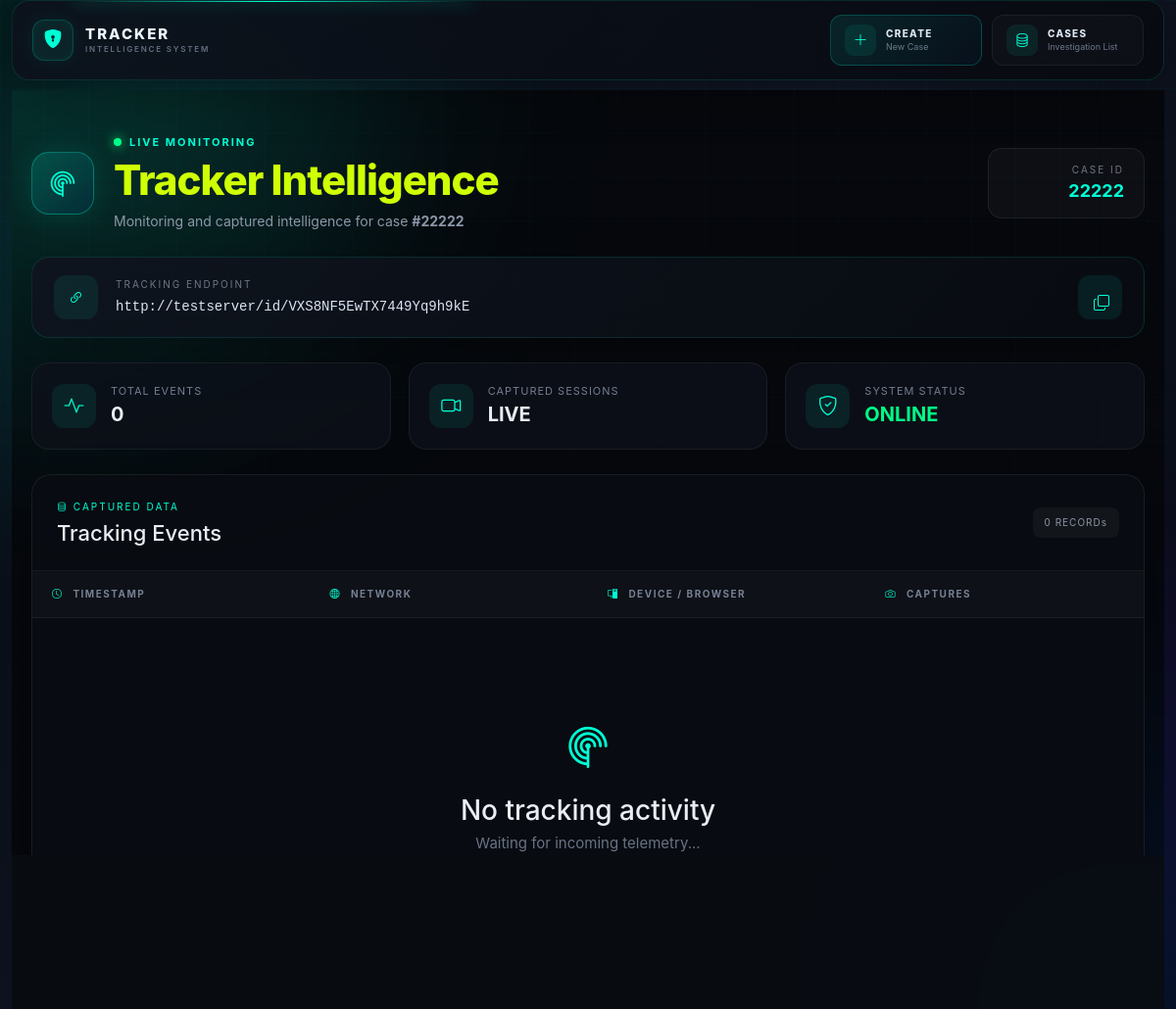
Before: /show/6/ (signed in) with the older database file.
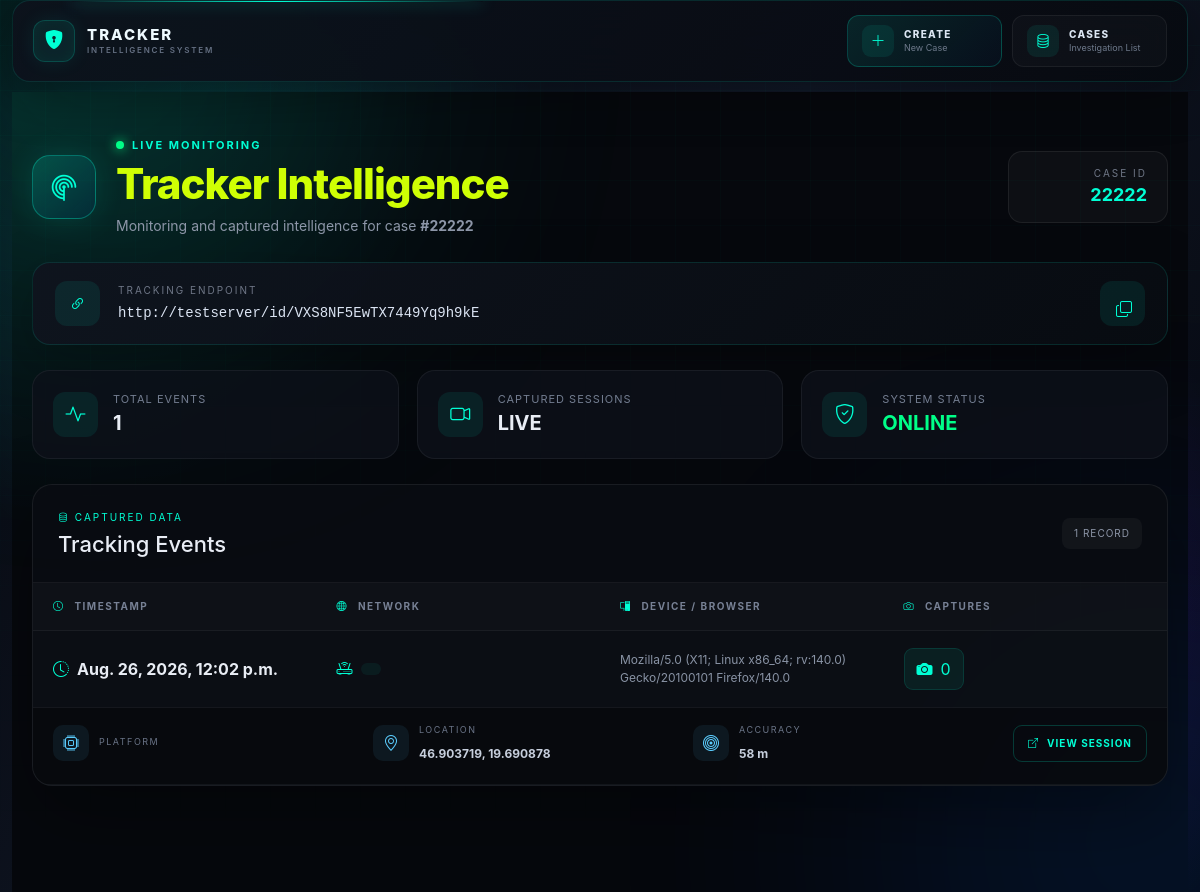
After: the same page with the newer database file.
### tracker/models.py (models this page shows)
class Tracker(models.Model):
    case = models.ForeignKey('Case', on_delete=models.CASCADE)
    created = models.DateTimeField(auto_now_add=True)
    ip_address = models.GenericIPAddressField(null=True, blank=True)
    x_forwarded_for = models.TextField(null=True, blank=True)
    user_agent = models.TextField(null=True, blank=True)
    referer = models.TextField(null=True, blank=True)
    browser = models.CharField(max_length=100, null=True, blank=True)
    platform = models.CharField(max_length=100, null=True, blank=True)
    mobile = models.CharField(max_length=100, null=True, blank=True)
    latitude = models.FloatField(null=True, blank=True)
    longitude = models.FloatField(null=True, blank=True)
    accuracy = models.IntegerField(null=True, blank=True)
    timestamp = models.IntegerField(blank=True, null=True)

### tracker/views.py (the view)
# urls.py: path('show/<int:case_id>/', show_trackers_view, name='show_trackers_view'),
@login_required(login_url='/login')
def show_trackers_view(request,case_id):
    user = request.user
    case = Case.objects.get(pk=case_id)
    if case.owner != user:
        return redirect('/')
    objs = Tracker.objects.filter(case=case).order_by('-created')
    template = "tracker/list_trackers.html"
    context = {"objs": objs,"app_domain":APP_DOMAIN,"case":case}
    return render(request, template, context)

### templates/tracker/list_trackers.html (shortened to what the changed rows need)
{% extends 'main/base.html' %}
{% load static %}
{% block content %}
<div class="tracker-page">
    <div class="tracker-container">
        <div class="tracker-header">
            <div class="header-left">
                <div>
                    <h1>Tracker Intelligence</h1>
                </div>
            </div>
        </div>
        <div class="stats-grid">
            <div class="stat-card">
                <div>
                    <span>Total Events</span>
                    <strong>{{ objs|length }}</strong>
                </div>
            </div>
        </div>
        <div class="table-card">
            <div class="table-header">
                <div>
                    <span class="section-label">
                    </span>
                    <h2>Tracking Events</h2>
                </div>
                <div class="record-count">
                    {{ objs|length }} RECORD{{ objs|length|pluralize }}
                </div>
            </div>
            <div class="table-responsive">
                <table class="tracker-table">
                    <thead>
                        <tr>
                            <th>
                                <i class="bi bi-clock"></i>
                                Timestamp
                            </th>
                            <th>
                                <i class="bi bi-globe2"></i>
                                Network
                            </th>
                            <th>
                                <i class="bi bi-pc-display"></i>
                                Device / Browser
                            </th>
                            <th>
                                <i class="bi bi-camera"></i>
                                Captures
                            </th>
                        </tr>
                    </thead>
                    <tbody>
                        {% for obj in objs %}
                        <tr class="main-row">
                            <td>
                                <div class="timestamp">
                                    <i class="bi bi-clock-history"></i>
                                    <strong>{{ obj.created }}</strong>
                                </div>
                            </td>
                            <td>
                                <div class="ip-address">
                                    <i class="bi bi-router"></i>
                                    <span>{{ obj.x_forwarded_for }}</span>
                                </div>
                            </td>
                            <td>
                                <div class="user-agent">
                                    {{ obj.user_agent }}
                                </div>
                            </td>
                            <td>
                                <a href="{% url 'show_captured_images' obj.pk %}"
                                   class="capture-btn">
                                    <i class="bi bi-camera-fill"></i>
                                    <span>
                                        {{ obj.get_camera_captures.all.count }}
                                    </span>
                                </a>
                            </td>
                        </tr>
                        <tr class="details-row">
                            <td colspan="4">
                                <div class="details-grid">
                                    <div class="detail-item">
                                        <div class="detail-icon">
                                            <i class="bi bi-cpu"></i>
                                        </div>
                                        <div>
                                            <span>PLATFORM</span>
                                        </div>
                                    </div>
                                    <div class="detail-item">
                                        <div class="detail-icon">
                                            <i class="bi bi-geo-alt"></i>
                                        </div>
                                        <div>
                                            <span>LOCATION</span>
                                            <strong>
                                                {{ obj.latitude }},
                                                {{ obj.longitude }}
                                            </strong>
                                        </div>
                                    </div>
                                    <div class="detail-item">
                                        <div class="detail-icon">
                                            <i class="bi bi-bullseye"></i>
                                        </div>
                                        <div>
                                            <span>ACCURACY</span>
                                            <strong>
                                                {{ obj.accuracy }} m
                                            </strong>
                                        </div>
                                    </div>
                                    <a href="{% url 'show_captured_images' obj.pk %}"
                                       class="view-session">
                                        <i class="bi bi-box-arrow-up-right"></i>
                                        VIEW SESSION
                                    </a>
                                </div>
                            </td>
                        </tr>
                        {% empty %}
                        <tr>
                            <td colspan="4">
                                <div class="empty-state">
                                    <i class="bi bi-radar"></i>
                                    <h3>No tracking activity</h3>
                                    <p>
                                        Waiting for incoming telemetry...
                                    </p>
                                </div>
                            </td>
                        </tr>
                        {% endfor %}
                    </tbody>
                </table>
            </div>
        </div>
    </div>
</div>
{% endblock content %}

Changed rows visible on the page:
added Tracker: created "Aug. 26, 2026, 12:02 p.m.", user_agent "Mozilla/5.0 (X11; Linux x86_64; rv:140.0) Gecko/20100101 Firefox/140.0", get_camera_captures.all.count "0", latitude "46.903719", longitude "19.690878", accuracy "58"
Other visible differences:
{{ objs|length }}: "0" → "1"
text no longer shown: "No tracking activity Waiting for incoming telemetry..."
